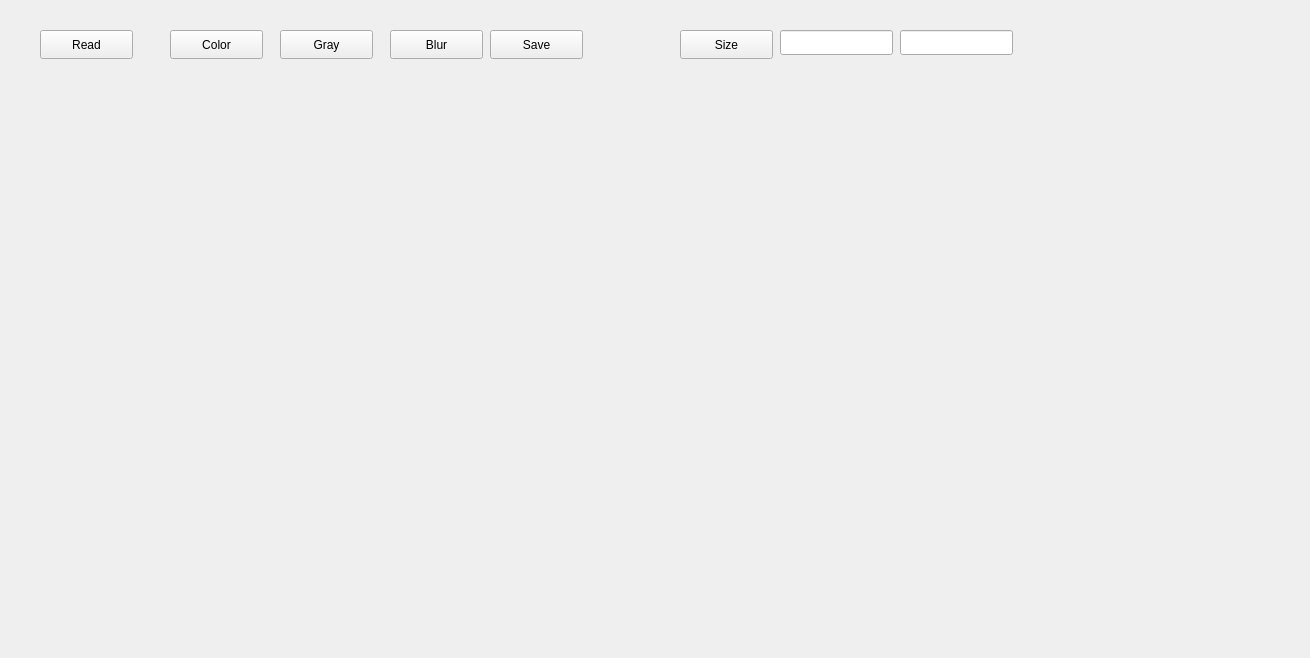
<?xml version="1.0" encoding="UTF-8"?>
<ui version="4.0">
 <class>Widget</class>
 <widget class="QWidget" name="Widget">
  <property name="geometry">
   <rect>
    <x>0</x>
    <y>0</y>
    <width>1310</width>
    <height>658</height>
   </rect>
  </property>
  <property name="windowTitle">
   <string>Widget</string>
  </property>
  <widget class="QPushButton" name="pushButton">
   <property name="geometry">
    <rect>
     <x>40</x>
     <y>30</y>
     <width>93</width>
     <height>29</height>
    </rect>
   </property>
   <property name="text">
    <string>Read</string>
   </property>
  </widget>
  <widget class="QLabel" name="label">
   <property name="geometry">
    <rect>
     <x>30</x>
     <y>110</y>
     <width>651</width>
     <height>501</height>
    </rect>
   </property>
   <property name="text">
    <string/>
   </property>
  </widget>
  <widget class="QLabel" name="label_2">
   <property name="geometry">
    <rect>
     <x>30</x>
     <y>630</y>
     <width>691</width>
     <height>20</height>
    </rect>
   </property>
   <property name="text">
    <string/>
   </property>
  </widget>
  <widget class="QPushButton" name="btn_color">
   <property name="geometry">
    <rect>
     <x>170</x>
     <y>30</y>
     <width>93</width>
     <height>29</height>
    </rect>
   </property>
   <property name="text">
    <string>Color</string>
   </property>
  </widget>
  <widget class="QPushButton" name="btn_gray">
   <property name="geometry">
    <rect>
     <x>280</x>
     <y>30</y>
     <width>93</width>
     <height>29</height>
    </rect>
   </property>
   <property name="text">
    <string>Gray</string>
   </property>
  </widget>
  <widget class="QPushButton" name="btn_blur">
   <property name="geometry">
    <rect>
     <x>390</x>
     <y>30</y>
     <width>93</width>
     <height>29</height>
    </rect>
   </property>
   <property name="text">
    <string>Blur</string>
   </property>
  </widget>
  <widget class="QLineEdit" name="lineEdit">
   <property name="geometry">
    <rect>
     <x>780</x>
     <y>30</y>
     <width>113</width>
     <height>25</height>
    </rect>
   </property>
  </widget>
  <widget class="QLineEdit" name="lineEdit_2">
   <property name="geometry">
    <rect>
     <x>900</x>
     <y>30</y>
     <width>113</width>
     <height>25</height>
    </rect>
   </property>
  </widget>
  <widget class="QPushButton" name="btn_size">
   <property name="geometry">
    <rect>
     <x>680</x>
     <y>30</y>
     <width>93</width>
     <height>29</height>
    </rect>
   </property>
   <property name="text">
    <string>Size</string>
   </property>
  </widget>
  <widget class="QPushButton" name="btn_save">
   <property name="geometry">
    <rect>
     <x>490</x>
     <y>30</y>
     <width>93</width>
     <height>29</height>
    </rect>
   </property>
   <property name="text">
    <string>Save</string>
   </property>
  </widget>
 </widget>
 <resources/>
 <connections/>
</ui>
